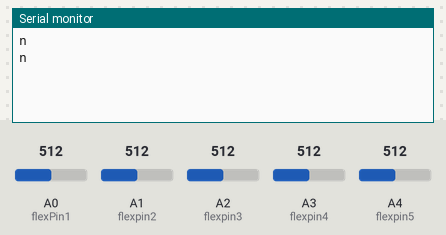
The sketch below on a simulated Arduino Uno, built with avr-gcc and run on an emulated ATmega328P. Parts: the last lines printed to the serial monitor. The inputs (shaded band) are chosen by the test bench; at power-on: A4 (flexpin5) = 512, A1 (flexpin2) = 512, A0 (flexPin1) = 512, A2 (flexpin3) = 512, A3 (flexpin4) = 512.

Above: at 5.8 s.
5.9 s: A4 (flexpin5) set to 231
At 10.6 s:
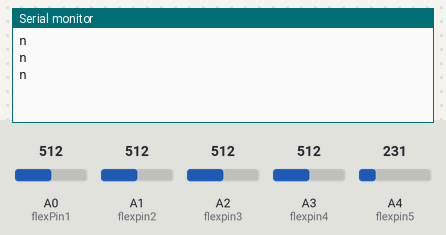
11.9 s: A4 (flexpin5) set to 205
At 15.6 s:
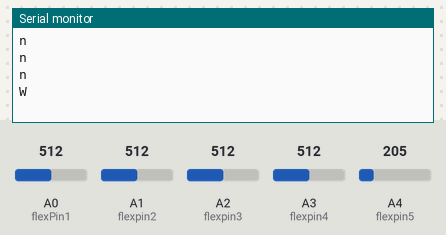
31.5 s: A1 (flexpin2) set to 250
At 35.7 s:
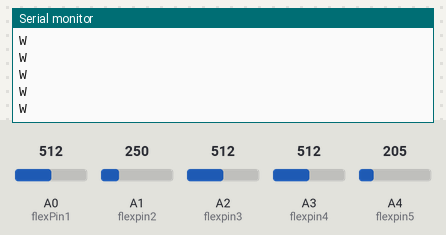
37.5 s: A1 (flexpin2) set to 224
At 40.7 s:
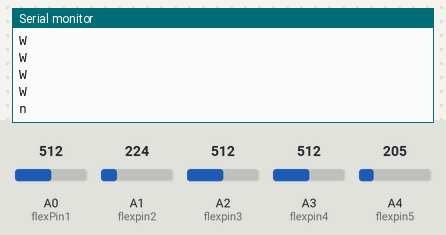
43.5 s: A1 (flexpin2) set to 206
At 45.8 s:
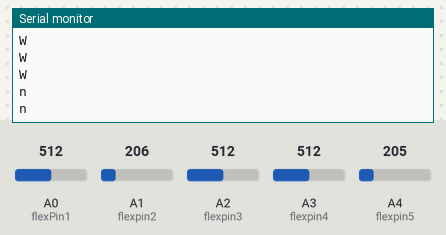
49.5 s: A1 (flexpin2) set to 176
At 50.8 s:
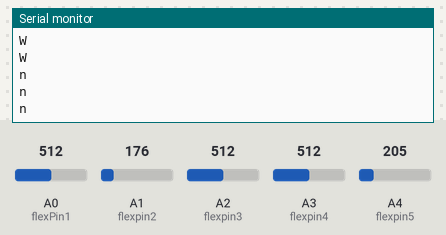

Measured:
- the behaviour switches between 220 and 219 on A4 (flexpin5) (found by bisection; images 1 and 2)
- the behaviour switches between 236 and 235 on A1 (flexpin2) (found by bisection; images 3 and 4)
- after the input at 11.9 s, the serial monitor: prints a new line after 3.1 s (image 2)
- after the input at 37.5 s, the serial monitor: prints a new line after 2.5 s (image 4)

The sketch:

FINAL_CODING.ino
```cpp
const int flexPin1 = A0;
const int flexpin2 = A1;
const int flexpin3 = A2;
const int flexpin4 = A3;
const int flexpin5 = A4;

void setup()
{
  Serial.begin(9600);
}

void loop()
{
  int f1;
  int f2;
  int f3;
  int f4;
  int f5;
  f1 = analogRead(flexPin1);
  f2 = analogRead(flexpin2);
  f3 = analogRead(flexpin3);
  f4 = analogRead(flexpin4);
  f5 = analogRead(flexpin5);

  if((f1>240)&&(f2<180)&&(f3<170)&&(f4<260)&&(f5<180))
    {
     Serial.println("a");

    }
  else if((f1<210)&&(f2>235)&&(f3>210)&&(f4>255)&&(f5>200))
  {
        Serial.println("b");
  }
  else if((f1<220)&&(f2>200)&&(f3<200)&&(f4<260)&&(f5<190))
  {
        Serial.println("d");
  }
  else if((f1<220)&&(f2<170)&&(f3<170)&&(f4<260)&&(f5<180))
  {
        Serial.println("e");
  }
  else if((f1<219)&&(f2<190)&&(f3>220)&&(f4>240)&&(f5>190))
  {
        Serial.println("f");
  }
  else if((f1<240)&&(f2<190)&&(f3<190)&&(f4<255)&&(f5>205))
  {
        Serial.println("i");
  }
    else if((f1>230)&&(f2>230)&&(f3<150)&&(f4<255)&&(f5<185))
  {
        Serial.println("L");
  }
    else if((f1<245)&&(f2>250)&&(f3>230)&&(f4<270)&&(f5<185))
  {
        Serial.println("V");
  }
    else if((f1>210)&&(f2>230)&&(f3>210)&&(f4>256)&&(f5<220))
  {
        Serial.println("W");
  }
  else if((f1>200)&&(f2<220)&&(f3<250)&&(f4<270)&&(f5>220))
  {
        Serial.println("Y");
  }
  else
  {
       Serial.println("n");
  }

  delay(2000);


  delay(3000);
}
```
